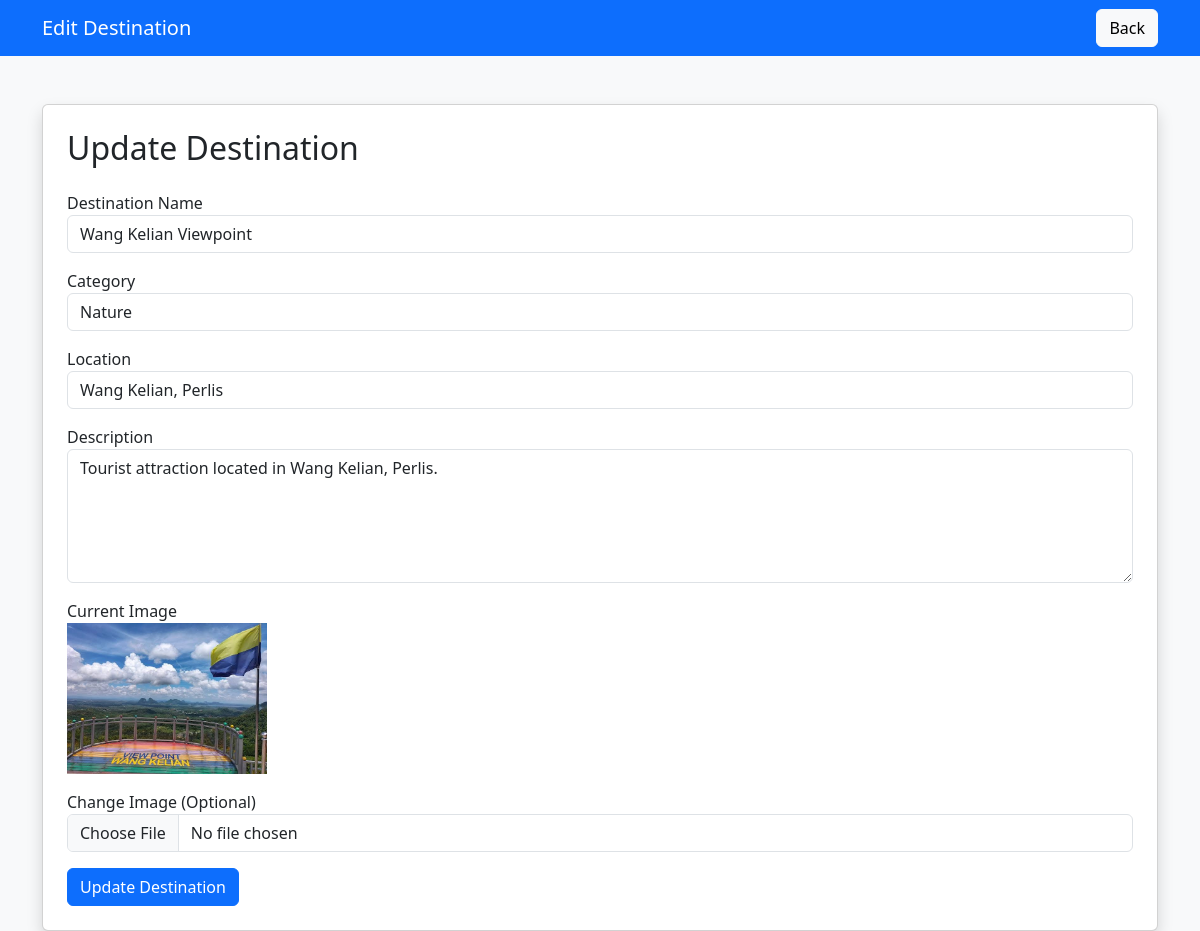
/admin/edit_destination.php?id=2 (signed in), run on the app's committed database.
### tables this page shows
CREATE TABLE `destinations` (
  `destination_id` int(11) NOT NULL,
  `destination_name` varchar(100) NOT NULL,
  `category` varchar(50) DEFAULT NULL,
  `location` varchar(100) DEFAULT NULL,
  `description` text DEFAULT NULL,
  `image` varchar(255) DEFAULT NULL,
  `created_at` timestamp NOT NULL DEFAULT current_timestamp()
);

### admin/edit_destination.php (the view, shortened to what this page needs)
<?php
include("../config.php");
if(isset($_GET['id'])){
    $id = $_GET['id'];
}
else{
    header("Location: manage_destination.php");
    exit();
}
$result = mysqli_query($conn,
"SELECT * FROM destinations
WHERE destination_id='$id'"
);
$data = mysqli_fetch_assoc($result);
?>
<!DOCTYPE html>
<html lang="en">
<head>
<link href="https://cdn.jsdelivr.net/npm/bootstrap@5.3.3/dist/css/bootstrap.min.css" rel="stylesheet">
</head>
<body class="bg-light">
<nav class="navbar navbar-dark bg-primary">
<div class="container">
<span class="navbar-brand">
Edit Destination
</span>
<a href="manage_destination.php"
class="btn btn-light">
Back
</a>
</div>
</nav>
<div class="container mt-5">
<div class="card shadow p-4">
<h2 class="mb-4">
Update Destination
</h2>
<form method="POST"
enctype="multipart/form-data">
<div class="mb-3">
<label>
Destination Name
</label>
<input type="text"
name="name"
class="form-control"
value="<?php echo $data['destination_name']; ?>"
required>
</div>
<div class="mb-3">
<label>
Category
</label>
<select name="category"
class="form-control">
<option
<?php if($data['category']=="Nature") echo "selected"; ?>>
Nature
</option>
</select>
</div>
<div class="mb-3">
<label>
Location
</label>
<input type="text"
name="location"
class="form-control"
value="<?php echo $data['location']; ?>"
required>
</div>
<div class="mb-3">
<label>
Description
</label>
<textarea name="description"
class="form-control"
rows="5"
required><?php echo $data['description']; ?></textarea>
</div>
<div class="mb-3">
<label>
Current Image
</label>
<br>
<img src="../assets/images/<?php echo $data['image']; ?>"
width="200">
</div>
<div class="mb-3">
<label>
Change Image (Optional)
</label>
<input type="file"
name="image"
class="form-control">
</div>
<button type="submit"
name="update"
class="btn btn-primary">
Update Destination
</button>
</form>
</div>
</div>
</body>
</html>

### data on the page
destinations: name "Wang Kelian Viewpoint", location "Wang Kelian, Perlis", description "Tourist attraction located in Wang Kelian, Perlis.", image (picture)
